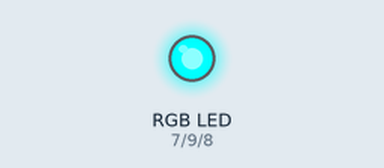
A sketch run on a simulated Arduino Uno, built with avr-gcc and run on an emulated ATmega328P. On the bench: an RGB LED mixed from three pins (HIGH = lit).

Above: at 0.5 s.
At 1.5 s:
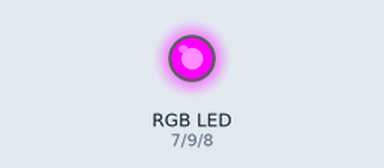
At 5.5 s:
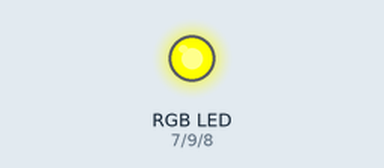
Timing chart, 0 to 6.9 s (numbered marks = the images above):
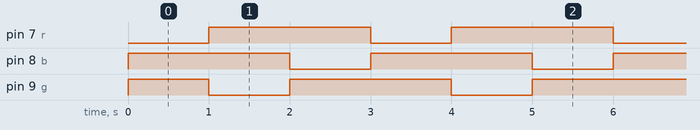

Measured:
- by itself, pin 7 (r), pin 8 (b): alternates HIGH for 2.0 s and LOW for 1.0 s
- by itself, pin 9 (g): repeats every 3.0 s: LOW 1.0 s, HIGH 2.0 s
- by itself, everything shown: repeats every 3.0 s, in 3 steps

The sketch:

code002.ino
```cpp
/*This code exaplins the working of RGB LED.
   RGB LED comes in two types. Check the connection before testing.
  Connect the second leg pin of RGB LED either to Ground or 5v depending on their type.*/

int r = 7; // digital pin 7
int b = 8; // digital pin 8
int g = 9; // digital pin 9

void setup() {
  // put your setup code here, to run once:
  pinMode(g, OUTPUT);
  pinMode(b, OUTPUT);
  pinMode(r, OUTPUT);
}

void loop() {
  // put your main code here, to run repeatedly:
  red();
  delay(1000);
  green();
  delay(1000);
  blue();
  delay(1000);
}

void red() {
  digitalWrite(r, LOW);
  digitalWrite(g, HIGH);
  digitalWrite(b, HIGH);
}

void green() {
  digitalWrite(g, LOW);
  digitalWrite(r, HIGH);
  digitalWrite(b, HIGH);
}

void blue() {
  digitalWrite(b, LOW);
  digitalWrite(g, HIGH);
  digitalWrite(r, HIGH);
}
```
